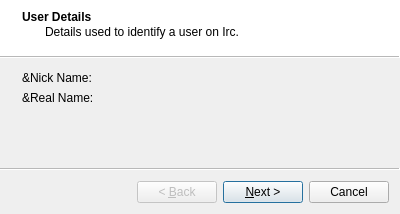
<?xml version="1.0" encoding="UTF-8"?>
<ui version="4.0">
 <class>WizardIrcConnection</class>
 <widget class="QWizard" name="WizardIrcConnection">
  <property name="geometry">
   <rect>
    <x>0</x>
    <y>0</y>
    <width>400</width>
    <height>214</height>
   </rect>
  </property>
  <property name="windowTitle">
   <string>Add Connection Wizard</string>
  </property>
  <property name="windowIcon">
   <iconset resource="Resource.qrc">
    <normaloff>:/Resource/Quazaa32.png</normaloff>:/Resource/Quazaa32.png</iconset>
  </property>
  <property name="wizardStyle">
   <enum>QWizard::AeroStyle</enum>
  </property>
  <property name="options">
   <set>QWizard::HelpButtonOnRight</set>
  </property>
  <widget class="QWizardPage" name="wizardPageUser">
   <property name="title">
    <string>User Details</string>
   </property>
   <property name="subTitle">
    <string>Details used to identify a user on Irc.</string>
   </property>
   <layout class="QFormLayout" name="formLayout">
    <item row="0" column="0">
     <widget class="QLabel" name="labelNick">
      <property name="text">
       <string>&amp;Nick Name: </string>
      </property>
     </widget>
    </item>
    <item row="0" column="1">
     <layout class="QHBoxLayout" name="horizontalLayoutNick"/>
    </item>
    <item row="1" column="0">
     <widget class="QLabel" name="labelReal">
      <property name="text">
       <string>&amp;Real Name:</string>
      </property>
     </widget>
    </item>
    <item row="1" column="1">
     <layout class="QHBoxLayout" name="horizontalLayoutReal"/>
    </item>
   </layout>
  </widget>
  <widget class="QWizardPage" name="wizardPageServer">
   <property name="title">
    <string>Server Details</string>
   </property>
   <property name="subTitle">
    <string>Details used to connect to Irc.</string>
   </property>
   <layout class="QGridLayout" name="gridLayout">
    <item row="0" column="0">
     <widget class="QLabel" name="labelHost">
      <property name="text">
       <string>Host:</string>
      </property>
     </widget>
    </item>
    <item row="0" column="1" colspan="2">
     <layout class="QHBoxLayout" name="horizontalLayoutHost"/>
    </item>
    <item row="1" column="0">
     <widget class="QLabel" name="labelPort">
      <property name="text">
       <string>Port:</string>
      </property>
     </widget>
    </item>
    <item row="1" column="1">
     <widget class="QSpinBox" name="spinBoxPort">
      <property name="sizePolicy">
       <sizepolicy hsizetype="MinimumExpanding" vsizetype="Fixed">
        <horstretch>0</horstretch>
        <verstretch>0</verstretch>
       </sizepolicy>
      </property>
      <property name="minimum">
       <number>1024</number>
      </property>
      <property name="maximum">
       <number>65535</number>
      </property>
      <property name="value">
       <number>6667</number>
      </property>
     </widget>
    </item>
    <item row="3" column="0">
     <widget class="QLabel" name="labelPassword">
      <property name="text">
       <string>Password:</string>
      </property>
     </widget>
    </item>
    <item row="3" column="1" colspan="2">
     <widget class="QLineEdit" name="lineEditPassword">
      <property name="echoMode">
       <enum>QLineEdit::PasswordEchoOnEdit</enum>
      </property>
     </widget>
    </item>
    <item row="1" column="2">
     <widget class="QCheckBox" name="checkBoxSecure">
      <property name="text">
       <string>Secure</string>
      </property>
     </widget>
    </item>
    <item row="4" column="0">
     <spacer name="verticalSpacer">
      <property name="orientation">
       <enum>Qt::Vertical</enum>
      </property>
      <property name="sizeHint" stdset="0">
       <size>
        <width>20</width>
        <height>40</height>
       </size>
      </property>
     </spacer>
    </item>
   </layout>
  </widget>
  <widget class="QWizardPage" name="wizardPageConnectionName">
   <property name="title">
    <string>Connection Name</string>
   </property>
   <property name="subTitle">
    <string>An optional name for the connection.</string>
   </property>
   <layout class="QFormLayout" name="formLayout_2">
    <item row="0" column="0">
     <widget class="QLabel" name="labelConnectionName">
      <property name="text">
       <string>Name:</string>
      </property>
     </widget>
    </item>
    <item row="0" column="1">
     <layout class="QHBoxLayout" name="horizontalLayoutConnectionName"/>
    </item>
   </layout>
  </widget>
 </widget>
 <resources>
  <include location="Resource.qrc"/>
 </resources>
 <connections/>
</ui>
